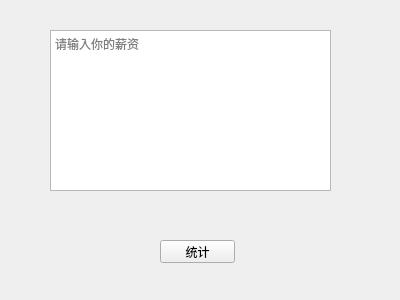
<?xml version="1.0" encoding="UTF-8"?>
<ui version="4.0">
 <class>Form</class>
 <widget class="QWidget" name="Form">
  <property name="geometry">
   <rect>
    <x>0</x>
    <y>0</y>
    <width>400</width>
    <height>300</height>
   </rect>
  </property>
  <property name="windowTitle">
   <string>统计薪资</string>
  </property>
  <widget class="QPlainTextEdit" name="plainTextEdit">
   <property name="geometry">
    <rect>
     <x>50</x>
     <y>30</y>
     <width>281</width>
     <height>161</height>
    </rect>
   </property>
   <property name="placeholderText">
    <string>请输入你的薪资</string>
   </property>
  </widget>
  <widget class="QPushButton" name="pushButton">
   <property name="geometry">
    <rect>
     <x>160</x>
     <y>240</y>
     <width>75</width>
     <height>23</height>
    </rect>
   </property>
   <property name="text">
    <string>统计</string>
   </property>
  </widget>
 </widget>
 <resources/>
 <connections/>
</ui>
